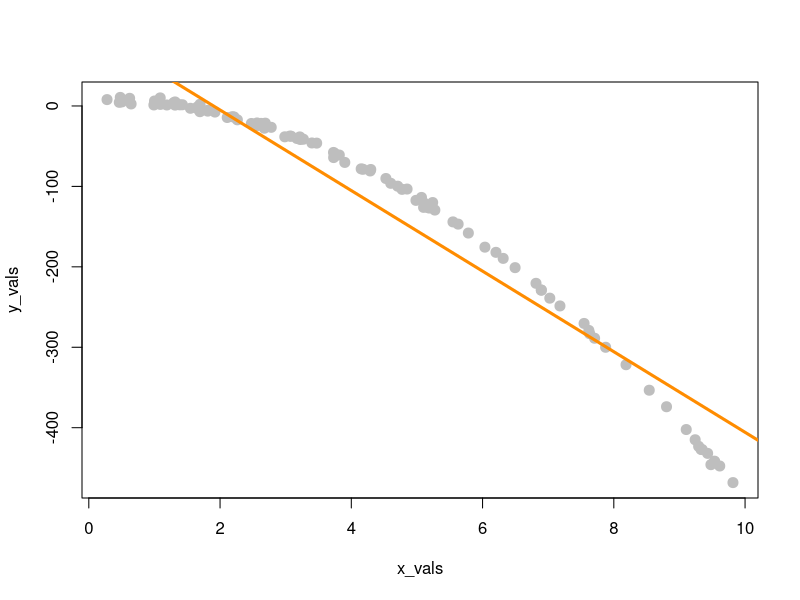

Recreate this plot in R.
#Simulated 
num_obs = 100
beta_0 = 10
beta_1 = -5
sigma = 3
set.seed(1)
epsilon = rnorm(n = num_obs, mean = 0, sd = sigma)

x_vals = runif(num_obs, 0, 10)
y_vals = beta_0 + beta_1 * x_vals*x_vals + epsilon

plot(y_vals ~ x_vals,
     pch = 20,
     cex = 2,
     col = "grey")
#It's curved,regression line not linear 

#Attempt to solve model as if regression line was linear 
sim_fit = lm(y_vals ~ I(x_vals^2))
summary(sim_fit)
#had this but he didn't use it 
sim_fit = lm(y_vals ~ x_vals)
summary(sim_fit)
coef(sim_fit)
abline(sim_fit, lwd = 3, col = "darkorange")


#Cars data set analyzing f test
stop_distance = lm(dist ~ speed, data = cars)
summary(stop_distance)
#we have the value:1 for one of the parameters
#50-2parameters = 48 Degrees of freedom 
#p-value is very small so simple linear regression model with both parameters, 
#Beta not and Beta one are both significant 

wait = lm(eruptions ~ waiting, data = faithful)
summary(wait)
#p-value very small, Regression model significant 

sepal= lm(Sepal.Length ~ Sepal.Width, data = iris)
summary(sepal)

#Multiple Regression 
?mtcars
head(mtcars)
str(mtcars)

mpg_model = lm(mpg ~ wt + hp, data = mtcars)
coef(mpg_model)
mpg_model = lm(mpg ~ wt + hp, data = mtcars)
summary(mpg_model)

#p-value is very small, so has a significant regression 
#Multiple R-squared between 0 and 1, significant regression 
#residuals balanced 1Q vs 3Q

#2 predictor values
mtcars_model = lm(wt ~ mpg + hp, data = mtcars)
summary(mtcars_model)

#3 predictor values
mtcars_model2 = lm(mpg ~ wt + hp + disp, data = mtcars)
summary(mtcars_model2)

#5 predictor values
mtcars_model3 = lm(wt ~ mpg + hp + qsec + disp + cyl, data = mtcars)
summary(mtcars_model3)

?EuStockMarkets

stock_indices = lm(DAX ~ SMI + CAC, data = EuStockMarkets)
summary(stock_indices)
#Significant regression












